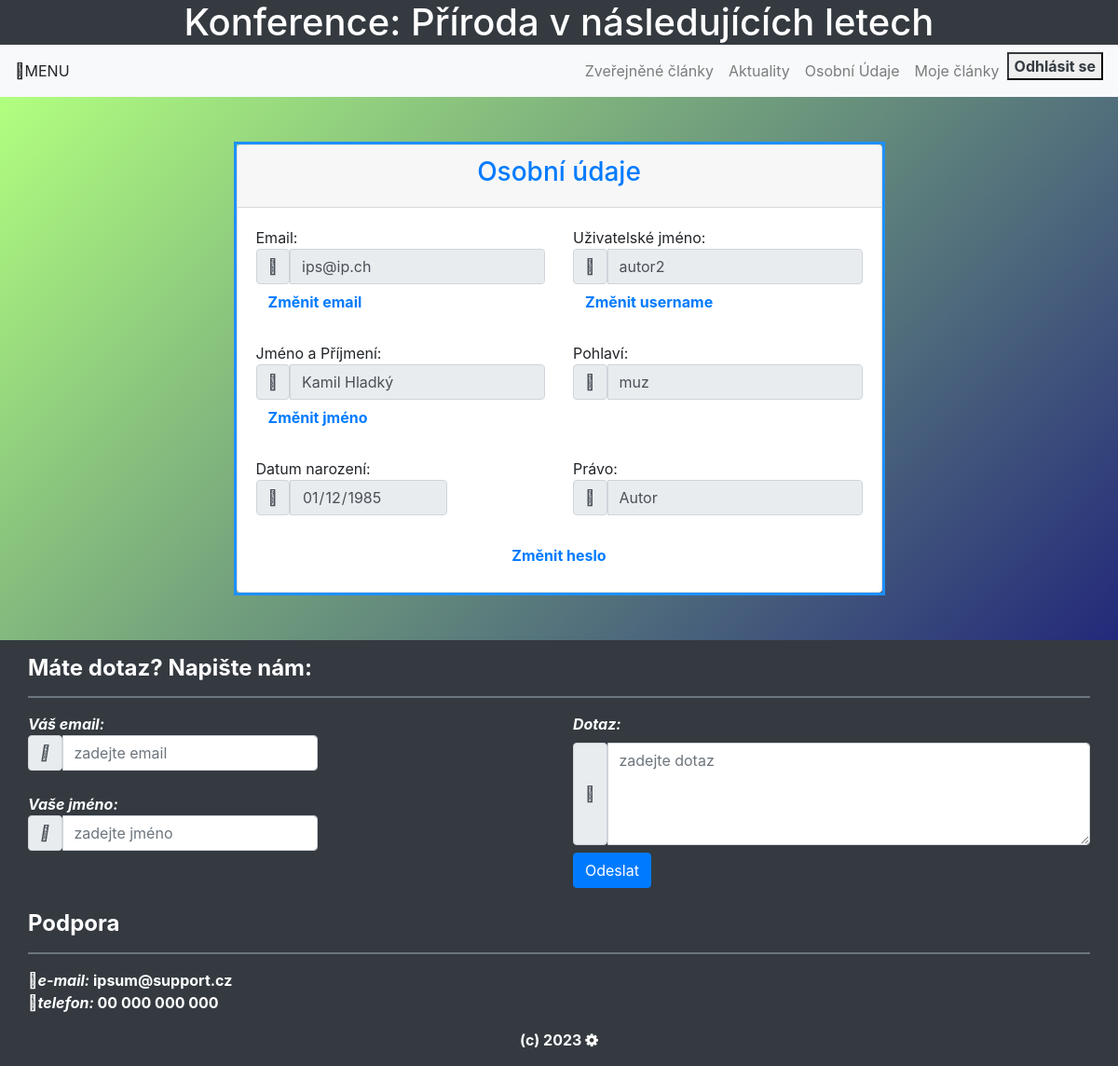
Page /index.php?page=osobniudaje (signed in) on the committed database.
### tables this page shows
CREATE TABLE `UZIVATEL` (
  `id_uzivatel` int(11) NOT NULL,
  `id_pravo` int(11) NOT NULL,
  `jmeno_prijmeni` varchar(50) NOT NULL,
  `username` varchar(50) NOT NULL,
  `password` varchar(60) NOT NULL,
  `email` varchar(50) NOT NULL,
  `pohlavi` varchar(4) NOT NULL,
  `datum_narozeni` date NOT NULL,
  `Zablokovany` int(11) NOT NULL DEFAULT 0
);

### app/Controllers/OsobniUdajeController.class.php (called while the page is built, shortened)
<?php
require("app/Controllers/BaseController.class.php");
class OsobniUdajeController extends BaseController implements IController {
    public function show(string $pageTitle):string {
        $obsah =  $this->rozpoznejPrihlasenehoOdhlaseneho('app/Views/OsobniUdajeTemplate.tpl.php','app/Views/IntroductionTemplate.tpl.php');
        return $obsah;
    }
}

### index.php (called while the page is built, shortened)
<?php
$app = new ApplicationStart();
$app->appStart();

### app/Models/DatabaseModel.class.php (called while the page is built, shortened)
<?php
#[AllowDynamicProperties] class DatabaseModel{
    private PDO $pdo;
    public function __construct(){
        $this->pdo = new PDO("mysql:host=".DB_SERVER.";dbname=".DB_NAME, DB_USER, DB_PASS);
        $this->pdo->exec("set names utf8");
        $this->pdo->setAttribute(PDO::ATTR_ERRMODE, PDO::ERRMODE_EXCEPTION);
    }
    public function selectFromTable(string $tableName, string $whereStatement, string $orderByStatement, array $poleKlicu, array $poleHodnot):array {
        $tableName = htmlspecialchars($tableName);
        $whereStatement = htmlspecialchars($whereStatement);
        $orderByStatement = htmlspecialchars($orderByStatement);
        $poleHodnot = array_map('htmlspecialchars', $poleHodnot);
        $poleKlicu = array_map('htmlspecialchars', $poleKlicu);
        $q = "SELECT * FROM ".$tableName
            .(($whereStatement == "") ? "" : " WHERE $whereStatement")
            .(($orderByStatement == "") ? "" : " ORDER BY $orderByStatement");
        $vystup = $this->pdo->prepare($q);
        if($poleKlicu != [] && $poleHodnot != []){
            for ($i = 0; $i < count($poleHodnot); $i++){
                $klic = $poleKlicu[$i];
                $hodnota = $poleHodnot[$i];
                $vystup->bindValue($klic,$hodnota);
            }
       }
        if($vystup->execute()){
            return $vystup->fetchAll();
        }else{
            return [];
        }
    }
    public function getAllUsers(): array
    {
        return $this->selectFromTable(TABLE_UZIVATEL, "", "id_uzivatel", [], []);
    }
}

### app/Views/OsobniUdajeTemplate.tpl.php (the view, shortened to what this page needs)
<?php
global $tplData;
require("app/Views/TemplateBasics.class.php");
$tplHeaders = new TemplateBasics();
?>
<?php
if($tplData['prihlasen']){
    $tplHeaders->getHTMLHeaderPrihlasen($tplData['title'],$tplData['id_pravo']);
}else{
    $tplHeaders->getHTMLHeader($tplData['title']);
}
?>
<div class="lingrad">
    <div class="container py-5" id="kartaR" >
        <div class="ohraniceniKarty">
            <div class="card" id="kartaPozadi">
                <div class="card-header text-center">
                    <h3 class="text-primary">Osobní údaje</h3>
                </div>
                <div class="card-body text-justify " >
                    <div class="row" >
                        <div class="form-group col-xl-6 col-lg-6 col-md-6 col-sm-12">
                            <label for="emailO">Email:
                                <span class="input-group">
                                    <span class="input-group-text fa-envelope"></span>
                                    <input type="email" class="form-control"  id="emailO" name="email" value="<?php echo $tplData['uzivatel']['email']; ?>" readonly>
                                </span>
                                <button class="btn btn-link font-weight-bold" data-toggle="collapse" data-target="#form">Změnit email</button>
                            </label>
                        </div>
                        <div class="form-group col-xl-6 col-lg-6 col-md-6 col-sm-12">
                            <label for="usernameO">Uživatelské jméno:
                                <span class="input-group">
                                    <span class="input-group-text fa-user"></span>
                                    <input type="text" class="form-control"  id="usernameO" name="username" value="<?php echo $tplData['uzivatel']['username']; ?>" readonly>
                                </span>
                                <button class="btn btn-link font-weight-bold" data-toggle="collapse" data-target="#form2">Změnit username</button>
                            </label>
                        </div>
                    </div>
                    <div class="row">
                        <div class="form-group col-sm-12 col-xl-6 col-lg-6 col-md-6">
                            <label for="Jmeno_PrijmeniO">Jméno a Příjmení:
                                <span class="input-group">
                                    <span class="input-group-text fa-user"></span>
                                    <input type="text" class="form-control" id="Jmeno_PrijmeniO" name="jmeno" value="<?php echo $tplData['uzivatel']['jmeno_prijmeni']; ?>" readonly >
                                </span>
                                <button class="btn btn-link font-weight-bold" data-toggle="collapse" data-target="#form3">Změnit jméno</button>
                            </label>
                        </div>
                        <div class="form-group col-sm-12 col-xl-6 col-lg-6 col-md-6">
                            <label for="PohlaviO">Pohlaví:
                                <span class="input-group">
                                    <span class="input-group-text fa-calendar"></span>
                                    <input type="text" class="form-control" id="PohlaviO" name="pohlavi" value="<?php echo $tplData['uzivatel']['pohlavi']; ?>" readonly>
                                </span>
                            </label>
                        </div>
                    </div>
                    <div class="row">
                        <div class="form-group col-sm-12 col-xl-6 col-lg-6 col-md-6" >
                            <label for="NarozeniO">Datum narození:
                                <span class="input-group">
                                    <span class="input-group-text fa-calendar"></span>
                                    <input type="date" class="form-control"  id="NarozeniO" name="narozeni" value="<?php echo $tplData['uzivatel']['datum_narozeni']; ?>" readonly>
                                </span>
                            </label>
                        </div>
                        <div class="form-group col-sm-12 col-xl-6 col-lg-6 col-md-6" >
                            <label for="PravoO">Právo:
                                <span class="input-group">
                                    <span class="input-group-text fa-calendar"></span>
                                    <input type="text" class="form-control" id="PravoO" name="pravo" value="<?php echo $tplData['nazevUzivatelovaPrava'] ?>" readonly>
                                </span>
                            </label>
                        </div>
                    </div>
                    <div class="row">
                        <div class="col-12 text-center">
                            <button class="btn btn-link font-weight-bold" data-toggle="collapse" data-target="#form4">Změnit heslo</button>
                        </div>
                    </div>
                </div>
            </div>
        </div>
    </div>
</div>

### styl.css (style rules this page uses)
.lingrad { background-image: linear-gradient(135deg,rgba(100,255,0,0.50),#23297A); }
#kartaR { display: flex; align-items: center; justify-content: center; }
.ohraniceniKarty { border-width: 3px; border-style: solid; border-color: dodgerblue; }

### rows in the picture
uzivatel: email "ips@ip.ch", username "autor2", jmeno "Kamil Hladký", pohlavi "muz", narozeni "01/12/1985"

### other values in the picture
$pInfo "Zveřejněné články"
$pInfo "Aktuality"
$pInfo "Osobní Údaje"
$pInfo "Moje články"
